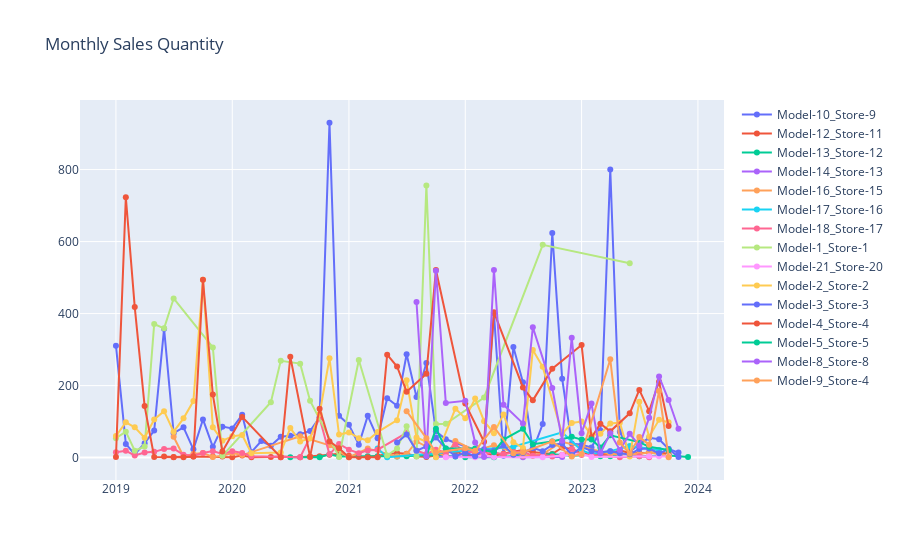

Here is the notebook cell this chart was saved with:
### Code cell
# Get unique Model_Store_Pairs
unique_pairs = sales_data['Model_Store_Pair'].unique()

# Create an empty list to store traces
plot_data = []

# Loop through each unique Model_Store_Pair and create a trace
for unique_pair in unique_pairs:
    trace = go.Scatter(
        x=sales_data[sales_data['Model_Store_Pair'] == unique_pair]['MONTH_YEAR'],
        y=sales_data[sales_data['Model_Store_Pair'] == unique_pair]['QUANTITY'],
        mode='lines+markers',
        name=unique_pair  # Label each trace with the Model_Store_Pair
    )
    plot_data.append(trace)

plot_layout = go.Layout(
    title='Monthly Sales Quantity'
)

fig = go.Figure(data=plot_data, layout=plot_layout)
pyoff.iplot(fig)
